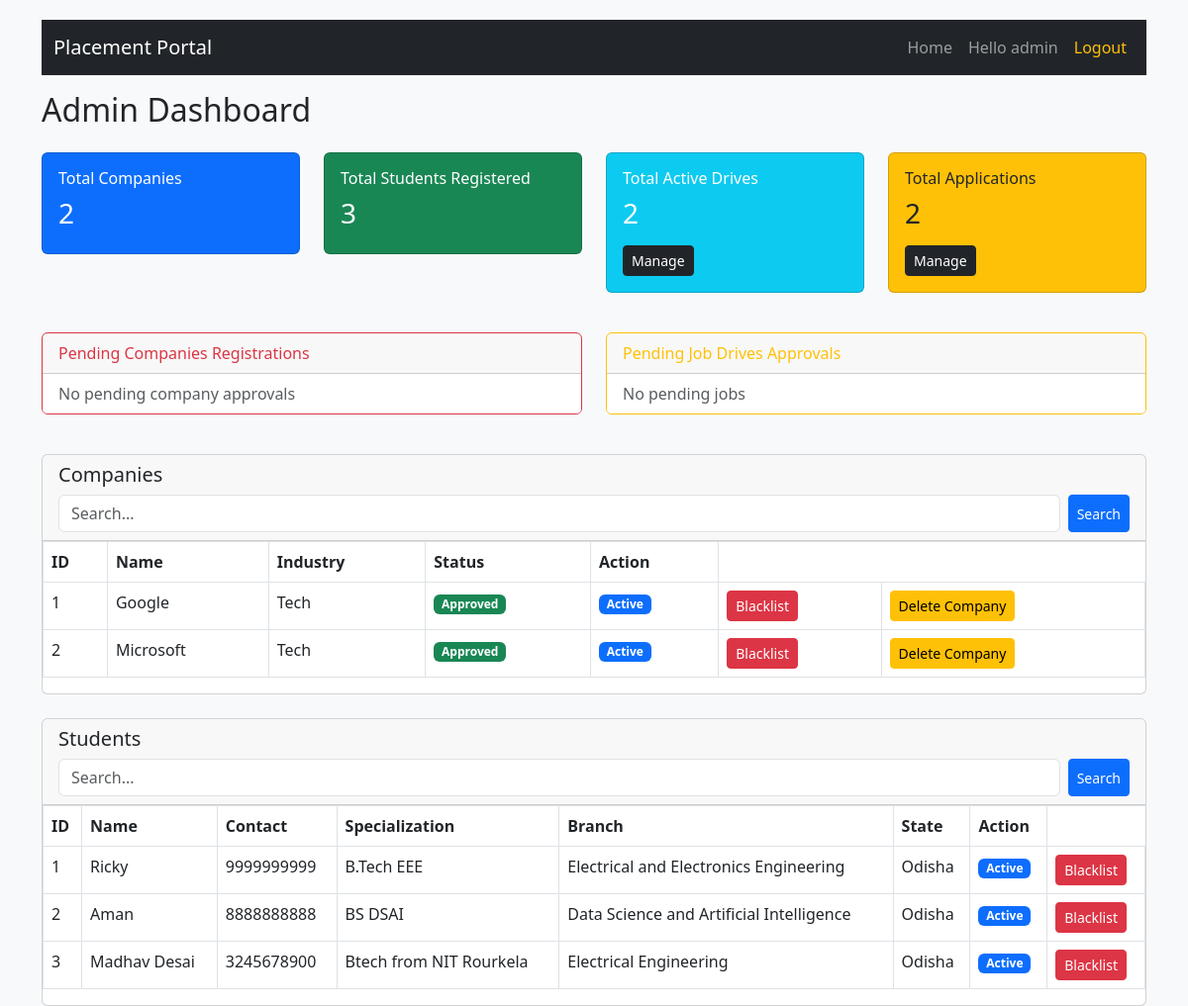
Page /admin (signed in) on the earlier database version.
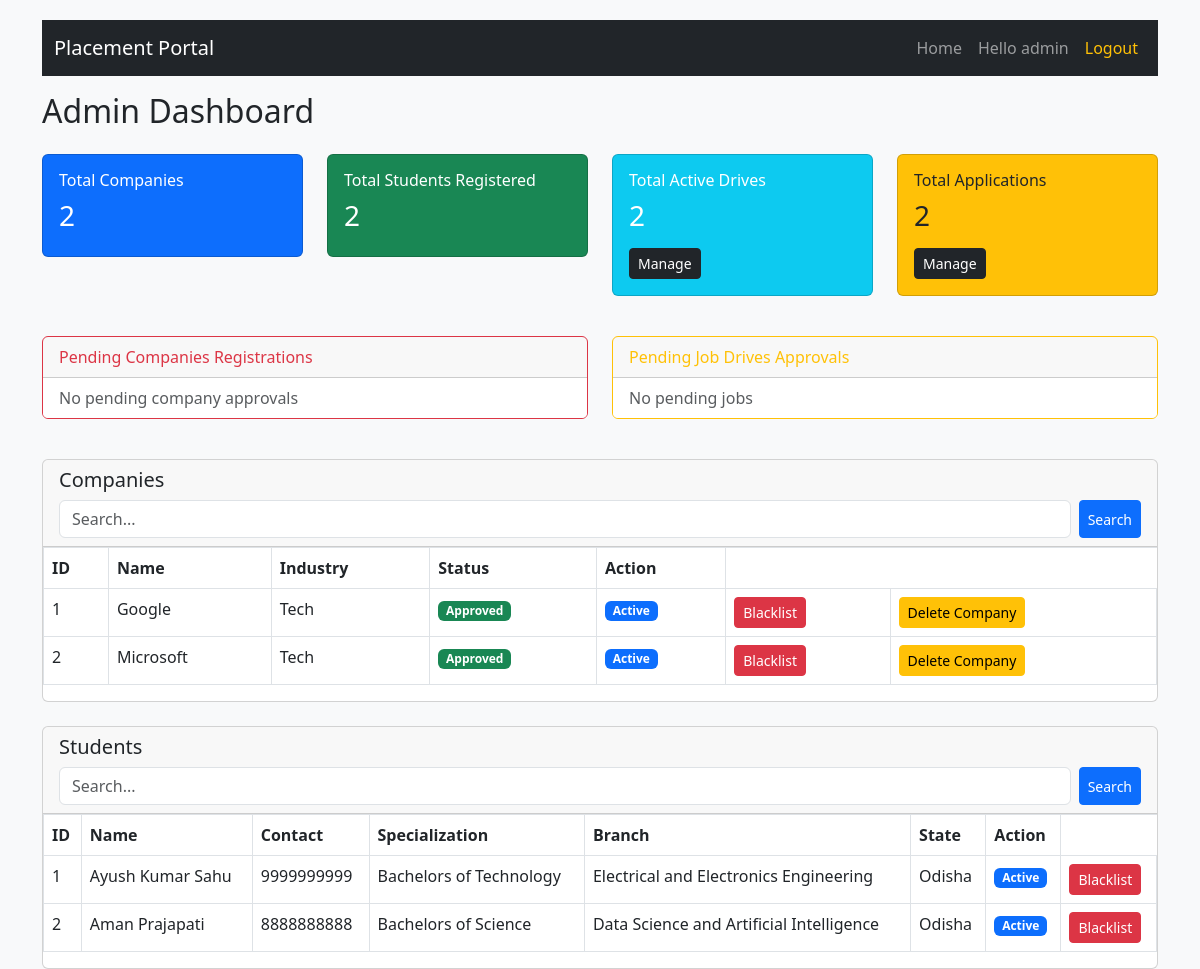
Same page on the later database version.
### database/models.py (models this page shows)
class User(db.Model, UserMixin):
    __tablename__ = 'user'
    id = db.Column(db.Integer, primary_key=True)
    username = db.Column(db.String(50), unique=True, nullable=False)
    hashedpassword = db.Column(db.String(length = 128), nullable=False)
    role = db.Column(db.String(20), nullable=False) # can be 'admin', 'company', 'student'
    status = db.Column(db.Boolean, default=True) # for blacklisitng purposes
    student_profile = db.relationship('Student', backref='user', uselist=False, cascade="all, delete-orphan")
    company_profile = db.relationship('Company', backref='user', uselist=False, cascade="all, delete-orphan")

class Company(db.Model):
    __tablename__ = 'company'
    id = db.Column(db.Integer, primary_key=True)
    user_id = db.Column(db.Integer, db.ForeignKey('user.id'), unique=True, nullable=False)
    company_name = db.Column(db.String(100), nullable=False)
    industry = db.Column(db.String(100),nullable = False)
    HRcontact = db.Column(db.String(10),nullable = False)
    approval = db.Column(db.Boolean, default=False) # Approval of the Admin for the company
    drives = db.relationship('Placements', backref='company', lazy=True, cascade="all, delete-orphan")

class Student(db.Model):
    __tablename__ = 'student'
    id = db.Column(db.Integer, primary_key=True)
    user_id = db.Column(db.Integer, db.ForeignKey('user.id'), unique=True, nullable=False)
    name = db.Column(db.String(100), nullable=False)
    contact = db.Column(db.String(20))
    education = db.Column(db.String(200))
    skills = db.Column(db.Text)
    resume = db.Column(db.String(255))
    college = db.Column(db.String(200))
    branch = db.Column(db.String(100))
    dob = db.Column(db.Date)
    country = db.Column(db.String(100))
    state = db.Column(db.String(100))
    address = db.Column(db.Text)
    applications = db.relationship('Application', backref='student', lazy=True, cascade="all, delete-orphan")

### routes/admin_mgmt.py (the view)
@app.route('/admin')
@login_required
@role_required('admin')
def admin_dashboard():
    totComp = models.Company.query.count()
    totStudent = models.Student.query.count()
    drivesCount = models.Placements.query.count()
    totapps = models.Application.query.count()
    p_comp = models.Company.query.filter_by(approval=False).all()
    p_jobs = models.Placements.query.filter_by(admin_approval=False).all()
    s = request.args.get('search_student', '')
    if s != '' and len(s) > 0:
        student_query = models.Student.query.join(models.User)
        filters = []
        filters.append(models.Student.name.ilike(f'%{s}%'))
        filters.append(models.Student.contact.ilike(f'%{s}%'))
        filters.append(models.Student.state.ilike(f'%{s}%'))
        filters.append(models.Student.branch.ilike(f'%{s}%'))
        filters.append(models.Student.education.ilike(f'%{s}%'))
        if s.isdigit():
            filters.append(models.Student.id ==  int(s))
        students = student_query.filter(or_(*filters)).all() # Combining all filters - oring them
    else:
        students =models.Student.query.all()
    search_comp = request.args.get('search_company', '')
    if search_comp  !=  '':
        company_query = models.Company.query.join(models.User)
        f_list = [
            models.Company.company_name.ilike(f'%{search_comp}%'),
            models.Company.industry.ilike(f'%{search_comp}%')
        ]
        companies =company_query.filter(or_(*f_list)).all()
    else:
        companies = models.Company.query.all()
    return render_template(
        'admin.html',
        total_companies=totComp,
        total_students=totStudent,
        total_drives=drivesCount,
        total_applications=totapps,
        pending_jobs=p_jobs,
        pending_comp=p_comp,
        students=students,
        companies=companies,
        search_student=s,
        search_company=search_comp
    )

### app.py (called while the page is built)
@login_manager.user_loader
def load_user(user_id):
    return models.User.query.get(int(user_id))

def role_required(*roles):
    def wrapper(fn):
        @wraps(fn)
        def decorated_view(*args,**kwargs):
            if not current_user.is_authenticated:
                return login_manager.unauthorized()
            if current_user.role not in roles:
                flash("You do not have permission to access this page", "danger")
                return redirect(url_for('login'))
            return fn(*args , **kwargs)
        return decorated_view
    return wrapper

### templates/admin.html
{% extends "base.html" %}
{% block content %}
<div class="d-flex justify-content-between mb-3">
    <h2>Admin Dashboard</h2>
</div>
<div class="row mb-4">
    <div class="col-md-3 mb-3">
        <div class="card bg-primary text-white">
            <div class="card-body">
                <h6>Total Companies</h6>
                <h3>{{ total_companies }}</h3>
            </div>
        </div>
    </div>
    <div class="col-md-3 mb-3">
        <div class="card bg-success text-white">
            <div class="card-body">
                <h6>Total Students Registered</h6>
                <h3>{{ total_students }}</h3>
            </div>
        </div>
    </div>
    <div class="col-md-3 mb-3">
        <div class="card bg-info text-white">
            <div class="card-body">
                <h6>Total Active Drives</h6>
                <h3>{{ total_drives }}</h3>
                <a href="{{ url_for('admin_drives') }}" class="btn btn-dark btn-sm mt-2">Manage</a>
            </div>
        </div>
    </div>
    <div class="col-md-3 mb-3">
        <div class="card bg-warning">
            <div class="card-body">
                <h6>Total Applications</h6>
                <h3>{{ total_applications }}</h3>
                <a href="{{ url_for('admin_applications') }}" class="btn btn-dark btn-sm mt-2">Manage</a>
            </div>
        </div>
    </div>
</div>
<div class="row mb-4">
    <div class="col-md-6 mb-3">
        <div class="card border-danger">
            <div class="card-header text-danger">
                Pending Companies Registrations
            </div>
            <ul class="list-group list-group-flush">
                {% if pending_comp %}
                    {% for comp in pending_comp %}
                    <li class="list-group-item d-flex justify-content-between">
                        <div>
                            <b>{{comp.company_name }}</b><br>
                            <small>{{ comp.industry }}</small>
                        </div>
                        <div>
                            <a href="{{ url_for('approve_company', company_id=comp.id) }}" class="btn btn-success btn-sm">Approve</a>
                            <a href="{{ url_for('reject_company', company_id=comp.id) }}" class="btn btn-danger btn-sm">Reject</a>
                        </div>
                    </li>
                    {% endfor %}
                {% else %}
                    <li class="list-group-item text-muted">No pending company approvals</li>
                {% endif %}
            </ul>
        </div>
    </div>
    <div class="col-md-6 mb-3">
        <div class="card border-warning">
            <div class="card-header text-warning">
                Pending Job Drives Approvals
            </div>
            <ul class="list-group list-group-flush">
                {% if pending_jobs %}
                    {% for job in pending_jobs %}
                    <li class="list-group-item d-flex justify-content-between">
                        <div>
                            <b>{{ job.title }}</b><br>
                            <small>{{ job.company.company_name }}</small>
                        </div>
                        <div>
                            <a href="{{ url_for('approve_job', job_id=job.id) }}" class="btn btn-success btn-sm">Approve</a>
                            <a href="{{ url_for('reject_job', job_id=job.id) }}" class="btn btn-danger btn-sm">Reject</a>
                        </div>
                    </li>
                    {% endfor %}
                {% else %}
                    <li class="list-group-item text-muted">No pending jobs</li>
                {% endif %}
            </ul>
        </div>
    </div>
</div>
<div class="card mb-4">
    <div class="card-header">
        <h5>Companies</h5>
        <form method="GET" action="{{ url_for('admin_dashboard') }}" class="d-flex mt-2">
            <input type="text" name="search_company" class="form-control me-2" placeholder="Search..." value="{{ search_company }}">
            <button class="btn btn-primary btn-sm">Search</button>
        </form>
    </div>
    <div class="table-responsive">
        <table class="table table-bordered">
            <tr>
                <th>ID</th>
                <th>Name</th>
                <th>Industry</th>
                <th>Status</th>
                <th>Action</th>
            </tr>
            {% for comp in companies %}
            <tr>
                <td>{{ comp.id }}</td>
                <td>{{comp.company_name }}</td>
                <td>{{ comp.industry }}</td>
                <td>
                    {% if comp.approval %}
                        <span class="badge bg-success">Approved</span>
                    {% else %}
                        <span class="badge bg-warning">Pending</span>
                    {% endif %}
                </td>
                    <td>
                        {% if comp.user.status %}
                            <span class="badge bg-primary">Active</span>
                        {% else %}
                            <span class="badge bg-danger">Blacklisted</span>
                        {% endif %}
                    </td>
                    <td>
                        {% if comp.user.status %}
                            <a href="{{ url_for('toggle_user_status', user_id=comp.user_id) }}" class="btn btn-danger btn-sm">Blacklist</a>
                        {% else %}
                            <a href="{{ url_for('toggle_user_status', user_id=comp.user_id) }}" class="btn btn-success btn-sm">Reactivate</a>
                        {% endif %}
                    </td>
                    <td>
                        <a href="{{ url_for('delete_company_byadmin', user_id=comp.user_id) }}" class="btn btn-warning btn-sm">Delete Company</a>
                    </td>
            </tr>
            {% endfor %}
        </table>
    </div>
</div>
<div class="card">
    <div class="card-header">
        <h5>Students</h5>
        <form method="GET" action="{{ url_for('admin_dashboard') }}" class="d-flex mt-2">
            <input type="text" name="search_student" class="form-control me-2" placeholder="Search..." value="{{ search_student }}">
            <button class="btn btn-primary btn-sm">Search</button>
        </form>
    </div>
    <div class="table-responsive">
        <table class="table table-bordered">
            <tr>
                <th>ID</th>
                <th>Name</th>
                <th>Contact</th>
                <th>Specialization</th>
                <th>Branch</th>
                <th>State</th>
                <th>Action</th>
            </tr>
            {% for student in students %}
            <tr>
                <td>{{ student.id }}</td>
                <td>{{ student.name }}</td>
                <td>{{student.contact }}</td>
                <td>{{ student.education }}</td>
                <td>{{ student.branch}}</td>
                <td>{{ student.state}}</td>
                <td>
                    {% if student.user.status %}
                            <span class="badge bg-primary">Active</span>
                    {% else %}
                            <span class="badge bg-danger">Blacklisted</span>
                    {% endif %}
                </td>
                <td>
                    {% if student.user.status %}
                            <a href="{{ url_for('toggle_user_status', user_id=student.user_id) }}" class="btn btn-danger btn-sm">Blacklist</a>
                    {% else %}
                            <a href="{{ url_for('toggle_user_status', user_id=student.user_id) }}" class="btn btn-success btn-sm">Reactivate</a>
                    {% endif %}
                </td>
            </tr>
            {% endfor %}
        </table>
    </div>
</div>
{% endblock %}

### templates/base.html (shortened to what this page needs)
<!DOCTYPE html>
<html lang="en">
<head>
    <link href="https://cdn.jsdelivr.net/npm/bootstrap@5.3.0/dist/css/bootstrap.min.css" rel="stylesheet">
</head>
<body>
<div class="container">
    <nav class="navbar navbar-expand-lg navbar-dark bg-dark mb-3">
        <div class="container-fluid">
            <a class="navbar-brand" href="{{ url_for('home') }}">Placement Portal</a>
            <div class="collapse navbar-collapse" id="navbarMenu">
                <ul class="navbar-nav ms-auto">
                    <li class="nav-item">
                        <a class="nav-link" href="{{ url_for('home') }}">Home</a>
                    </li>
                    {% if current_user.is_authenticated %}
                        <li class="nav-item">
                            <span class="nav-link">Hello {{ current_user.username }}</span>
                        </li>
                        <li class="nav-item">
                            <a class="nav-link text-warning" href="{{ url_for('logout') }}">Logout</a>
                        </li>
                    {% endif %}
                </ul>
            </div>
        </div>
    </nav>
    <div class="mt-2">
        {% block content %}{% endblock %}
    </div>
</div>
</body>
</html>

### templates/base.html (style rules this page uses)
body { margin-top: 20px; background-color: #f8f9fa; }

Differences in the rows shown:
removed Student: id "3", name "Madhav Desai", contact "3245678900", education "Btech from NIT Rourkela", branch "Electrical Engineering", state "Odisha"
changed Student "Electrical and Electronics Engineering": name "Ricky" → "Ayush Kumar Sahu"; education "B.Tech EEE" → "Bachelors of Technology"
changed Student "Data Science and Artificial Intelligence": name "Aman" → "Aman Prajapati"; education "BS DSAI" → "Bachelors of Science"
Other differences:
{{ total_students }}: "3" → "2"
